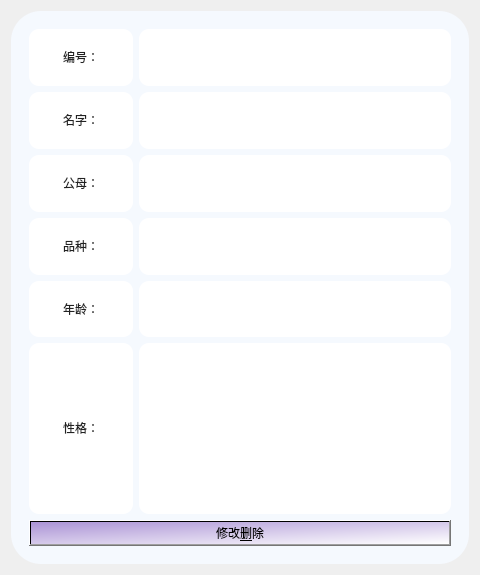
<?xml version="1.0" encoding="UTF-8"?>
<ui version="4.0">
 <class>Form</class>
 <widget class="QWidget" name="Form">
  <property name="geometry">
   <rect>
    <x>0</x>
    <y>0</y>
    <width>480</width>
    <height>575</height>
   </rect>
  </property>
  <property name="minimumSize">
   <size>
    <width>250</width>
    <height>360</height>
   </size>
  </property>
  <property name="windowTitle">
   <string>Form</string>
  </property>
  <property name="styleSheet">
   <string notr="true">frame{border:10px solid rgb(255,255,255)}</string>
  </property>
  <layout class="QHBoxLayout" name="horizontalLayout">
   <item>
    <widget class="QFrame" name="frame">
     <property name="styleSheet">
      <string notr="true">QFrame{
	background-color: rgb(245, 249, 254);
border:0px solid red;
	color: rgb(255, 254, 255);
border-radius:30px
}
</string>
     </property>
     <property name="frameShape">
      <enum>QFrame::StyledPanel</enum>
     </property>
     <property name="frameShadow">
      <enum>QFrame::Raised</enum>
     </property>
     <layout class="QVBoxLayout" name="verticalLayout" stretch="1">
      <item>
       <widget class="QFrame" name="frame_2">
        <property name="styleSheet">
         <string notr="true">QFrame{
	background-color: rgb(245, 249, 254);
border:0px solid red;
	color: rgb(170, 255, 255);
border-radius:10px
}</string>
        </property>
        <property name="frameShape">
         <enum>QFrame::StyledPanel</enum>
        </property>
        <property name="frameShadow">
         <enum>QFrame::Raised</enum>
        </property>
        <layout class="QVBoxLayout" name="verticalLayout_2" stretch="1,1,1,1,1,3,2">
         <item>
          <layout class="QHBoxLayout" name="horizontalLayout_6" stretch="1,3">
           <item>
            <widget class="QLabel" name="label_6">
             <property name="styleSheet">
              <string notr="true">QFrame{
	background-color: rgb(255, 255, 255);
border:0px solid red;
	color: rgb(255, 254, 255);
border-radius:10px
}</string>
             </property>
             <property name="text">
              <string>&lt;html&gt;&lt;head/&gt;&lt;body&gt;&lt;p&gt;&lt;span style=&quot; color:#222222;&quot;&gt;编号：&lt;/span&gt;&lt;/p&gt;&lt;/body&gt;&lt;/html&gt;</string>
             </property>
             <property name="alignment">
              <set>Qt::AlignCenter</set>
             </property>
            </widget>
           </item>
           <item>
            <widget class="QLabel" name="label_id">
             <property name="styleSheet">
              <string notr="true">QFrame{
	background-color: rgb(255, 255, 255);
border:0px solid red;
	color: rgb(255, 254, 255);
border-radius:10px
}</string>
             </property>
             <property name="text">
              <string/>
             </property>
            </widget>
           </item>
          </layout>
         </item>
         <item>
          <layout class="QHBoxLayout" name="horizontalLayout_5" stretch="1,3">
           <item>
            <widget class="QLabel" name="label_2">
             <property name="styleSheet">
              <string notr="true">QFrame{
	background-color: rgb(255, 255, 255);
border:0px solid red;
	color: rgb(255, 254, 255);
border-radius:10px
}</string>
             </property>
             <property name="text">
              <string>&lt;html&gt;&lt;head/&gt;&lt;body&gt;&lt;p&gt;&lt;span style=&quot; color:#222222;&quot;&gt;名字：&lt;/span&gt;&lt;/p&gt;&lt;/body&gt;&lt;/html&gt;</string>
             </property>
             <property name="alignment">
              <set>Qt::AlignCenter</set>
             </property>
            </widget>
           </item>
           <item>
            <widget class="QLabel" name="label_name">
             <property name="styleSheet">
              <string notr="true">QFrame{
	background-color: rgb(255, 255, 255);
border:0px solid red;
	color: rgb(255, 254, 255);
border-radius:10px
}</string>
             </property>
             <property name="text">
              <string/>
             </property>
            </widget>
           </item>
          </layout>
         </item>
         <item>
          <layout class="QHBoxLayout" name="horizontalLayout_7" stretch="1,3">
           <item>
            <widget class="QLabel" name="label_7">
             <property name="styleSheet">
              <string notr="true">QFrame{
	background-color: rgb(255, 255, 255);
border:0px solid red;
	color: rgb(255, 254, 255);
border-radius:10px
}</string>
             </property>
             <property name="text">
              <string>&lt;html&gt;&lt;head/&gt;&lt;body&gt;&lt;p&gt;&lt;span style=&quot; color:#222222;&quot;&gt;公母：&lt;/span&gt;&lt;/p&gt;&lt;/body&gt;&lt;/html&gt;</string>
             </property>
             <property name="alignment">
              <set>Qt::AlignCenter</set>
             </property>
            </widget>
           </item>
           <item>
            <widget class="QLabel" name="label_id_2">
             <property name="styleSheet">
              <string notr="true">QFrame{
	background-color: rgb(255, 255, 255);
border:0px solid red;
	color: rgb(255, 254, 255);
border-radius:10px
}</string>
             </property>
             <property name="text">
              <string/>
             </property>
            </widget>
           </item>
          </layout>
         </item>
         <item>
          <layout class="QHBoxLayout" name="horizontalLayout_4" stretch="1,3">
           <item>
            <widget class="QLabel" name="label_3">
             <property name="styleSheet">
              <string notr="true">QFrame{
	background-color: rgb(255, 255, 255);
border:0px solid red;
	color: rgb(255, 254, 255);
border-radius:10px
}</string>
             </property>
             <property name="text">
              <string>&lt;html&gt;&lt;head/&gt;&lt;body&gt;&lt;p&gt;&lt;span style=&quot; color:#222222;&quot;&gt;品种：&lt;/span&gt;&lt;/p&gt;&lt;/body&gt;&lt;/html&gt;</string>
             </property>
             <property name="alignment">
              <set>Qt::AlignCenter</set>
             </property>
            </widget>
           </item>
           <item>
            <widget class="QLabel" name="label_breed">
             <property name="styleSheet">
              <string notr="true">QFrame{
	background-color: rgb(255, 255, 255);
border:0px solid red;
	color: rgb(255, 254, 255);
border-radius:10px
}</string>
             </property>
             <property name="text">
              <string/>
             </property>
            </widget>
           </item>
          </layout>
         </item>
         <item>
          <layout class="QHBoxLayout" name="horizontalLayout_3" stretch="1,3">
           <item>
            <widget class="QLabel" name="label_4">
             <property name="styleSheet">
              <string notr="true">QFrame{
	background-color: rgb(255, 255, 255);
border:0px solid red;
	color: rgb(255, 254, 255);
border-radius:10px
}</string>
             </property>
             <property name="text">
              <string>&lt;html&gt;&lt;head/&gt;&lt;body&gt;&lt;p&gt;&lt;span style=&quot; color:#222222;&quot;&gt;年龄：&lt;/span&gt;&lt;/p&gt;&lt;/body&gt;&lt;/html&gt;</string>
             </property>
             <property name="alignment">
              <set>Qt::AlignCenter</set>
             </property>
            </widget>
           </item>
           <item>
            <widget class="QLabel" name="label_age">
             <property name="styleSheet">
              <string notr="true">QFrame{
	background-color: rgb(255, 255, 255);
border:0px solid red;
	color: rgb(255, 254, 255);
border-radius:10px
}</string>
             </property>
             <property name="text">
              <string/>
             </property>
            </widget>
           </item>
          </layout>
         </item>
         <item>
          <layout class="QHBoxLayout" name="horizontalLayout_2" stretch="1,3">
           <item>
            <widget class="QLabel" name="label_5">
             <property name="styleSheet">
              <string notr="true">QFrame{
	background-color: rgb(255, 255, 255);
border:0px solid red;
	color: rgb(255, 254, 255);
border-radius:10px
}</string>
             </property>
             <property name="text">
              <string>&lt;html&gt;&lt;head/&gt;&lt;body&gt;&lt;p&gt;&lt;span style=&quot; color:#222222;&quot;&gt;性格：&lt;/span&gt;&lt;/p&gt;&lt;/body&gt;&lt;/html&gt;</string>
             </property>
             <property name="textFormat">
              <enum>Qt::AutoText</enum>
             </property>
             <property name="alignment">
              <set>Qt::AlignCenter</set>
             </property>
            </widget>
           </item>
           <item>
            <widget class="QLabel" name="label_nature">
             <property name="styleSheet">
              <string notr="true">QFrame{
	background-color: rgb(255, 255, 255);
border:0px solid red;
	color: rgb(255, 254, 255);
border-radius:10px
}</string>
             </property>
             <property name="text">
              <string/>
             </property>
            </widget>
           </item>
          </layout>
         </item>
         <item>
          <widget class="QPushButton" name="pushButton">
           <property name="styleSheet">
            <string notr="true">background-color: qlineargradient(spread:pad, x1:0, y1:0, x2:1, y2:1, stop:0 rgba(171, 147, 213, 255), stop:1 rgba(255, 255, 255, 255));</string>
           </property>
           <property name="text">
            <string>修改&amp;删除</string>
           </property>
          </widget>
         </item>
        </layout>
       </widget>
      </item>
     </layout>
    </widget>
   </item>
  </layout>
 </widget>
 <resources/>
 <connections/>
</ui>
